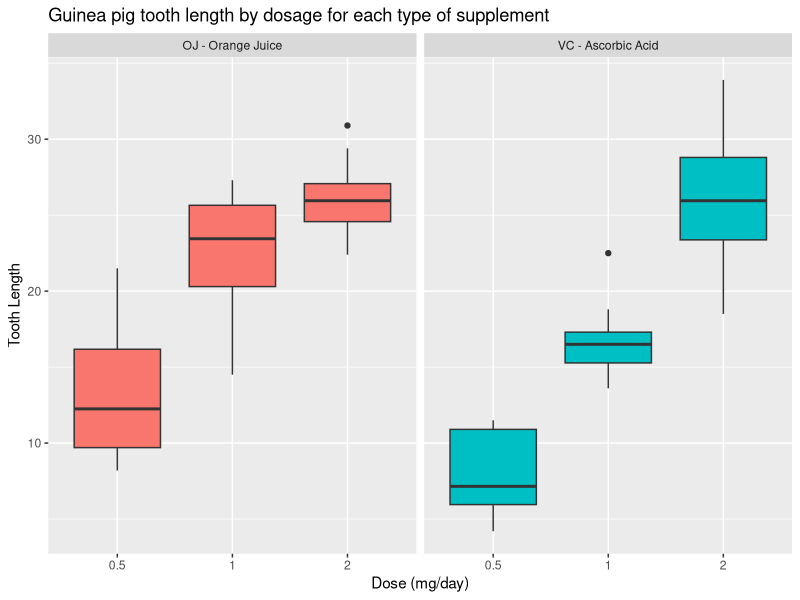
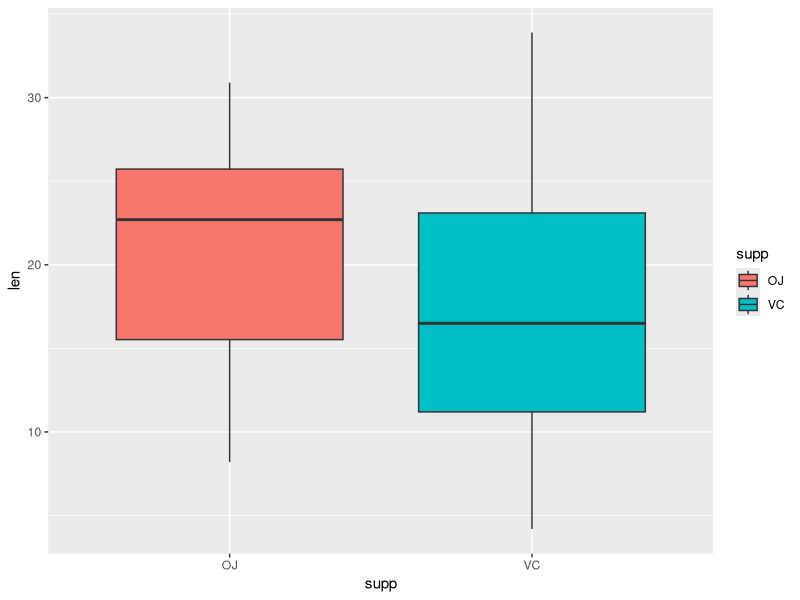

Source code (R) for these figures, in order:
## ---- chunk 1
library(datasets)
library(ggplot2)
## ---- chunk 2
str(ToothGrowth)
head(ToothGrowth)
summary(ToothGrowth)
## ---- chunk 3
library(ggplot2)
t = ToothGrowth
levels(t$supp) <- c("OJ - Orange Juice", "VC - Ascorbic Acid")
ggplot(t, aes(x=factor(dose), y=len)) + 
  facet_grid(.~supp) +
  geom_boxplot(aes(fill = supp), show.legend = FALSE) +
  labs(title="Guinea pig tooth length by dosage for each type of supplement", 
    x="Dose (mg/day)",
    y="Tooth Length")
## ---- chunk 4
ggplot(aes(x=supp, y=len), data=ToothGrowth) + 
  geom_boxplot(aes(fill=supp))
## ---- chunk 5
Hypothesis1 <- t.test(len ~ supp, data = subset(t, dose == 0.5))
Hypothesis1$conf.int
Hypothesis1$p.value
## ---- chunk 6
Hypothesis2 <- t.test(len ~ supp, data = subset(t, dose == 1))
Hypothesis2$conf.int
Hypothesis2$p.value
## ---- chunk 7
Hypothesis3 <- t.test(len ~ supp, data = subset(t, dose == 2))
Hypothesis3$conf.int
Hypothesis3$p.value
